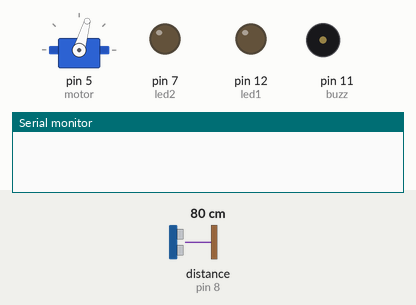
The sketch below on a simulated Arduino Uno, built with avr-gcc and run on an emulated ATmega328P. Shown: servo, output pins drawn as LEDs (lit = HIGH), buzzer (waves = sounding, pin HIGH), the last lines printed to the serial monitor. The test bench sets the inputs (shaded band); at power-on: distance to the obstacle (sensor on pin 8) 80 cm.

Above: at 1.2 s.
1.3 s: distance to the obstacle (sensor on pin 8) set to 11 cm
4.3 s: distance to the obstacle (sensor on pin 8) set to 8 cm
At 4.7 s:
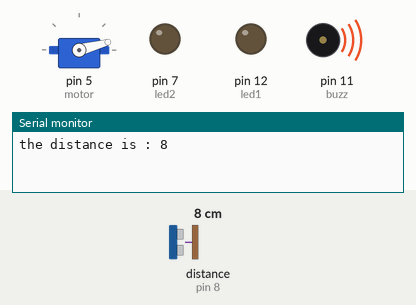
7.3 s: distance to the obstacle (sensor on pin 8) set to 13 cm
At 7.53 s:
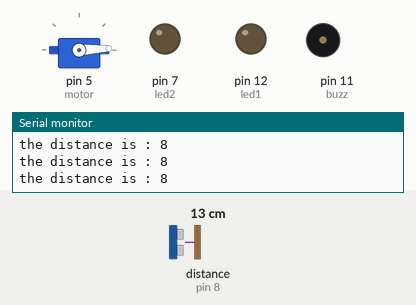
10.3 s: distance to the obstacle (sensor on pin 8) set to 2 cm
At 10.7 s:
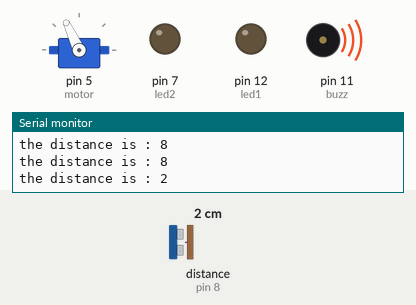
Timing chart, 0 to 20.5 s (numbered marks = the images above; inputs shaded):
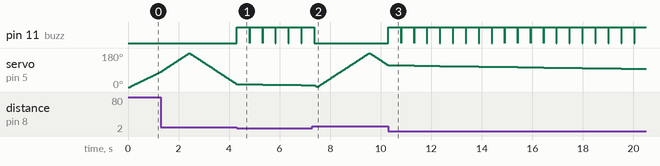

The sketch:

sketch_may20a.ino
```cpp
#include <Servo.h>
#include <NewPing.h>
#define led1 12
#define led2 7
#define tr 9
#define ech 8
#define buzz 11
#define max_dis 100
int p=0;
NewPing sonar(tr,ech,max_dis);
Servo motor ;
void setup() {
Serial.begin(9600);
delay(50);
pinMode(led1,OUTPUT);
pinMode(led2,OUTPUT);
pinMode(buzz,OUTPUT);
motor.attach(5);
motor.write(180);
}

void loop() {
  for(p=0 ; p<180; p++){
    motor.write(p);
    delay(10);
  if(sonar.ping_cm() < 10 && sonar.ping_cm() > 0 ) {
  Serial.print("the distance is : " );
  Serial.println(sonar.ping_cm());
    digitalWrite(buzz , HIGH ) ;
    delay(500);
    digitalWrite(buzz,LOW ) ;
  }else  digitalWrite(buzz , LOW ) ;
  }

  for(p=180 ; p>=1; p--){
    motor.write(p);
    delay(10);
  if(sonar.ping_cm() < 10 && sonar.ping_cm()> 0) {
  Serial.print("the distance is : " );
  Serial.println(sonar.ping_cm());
    digitalWrite(buzz , HIGH ) ;
    delay(500);
    digitalWrite(buzz,LOW ) ;
  }else  digitalWrite(buzz , LOW ) ;

  }


}
```

Measured:
- the behaviour switches between 10 and 9 cm on distance to the obstacle (sensor on pin 8) (found by bisection; images 0 and 1)
- after the input at 4.3 s, pin 11 (buzz): alternates HIGH for 0.50 s and LOW for 0.01 s, starting at once
- after the input at 7.3 s, pin 11 (buzz): goes on until 7.4 s, then stays LOW
- after the input at 10.3 s, pin 11 (buzz): alternates HIGH for 0.50 s and LOW for 0.01 s, starting at once
